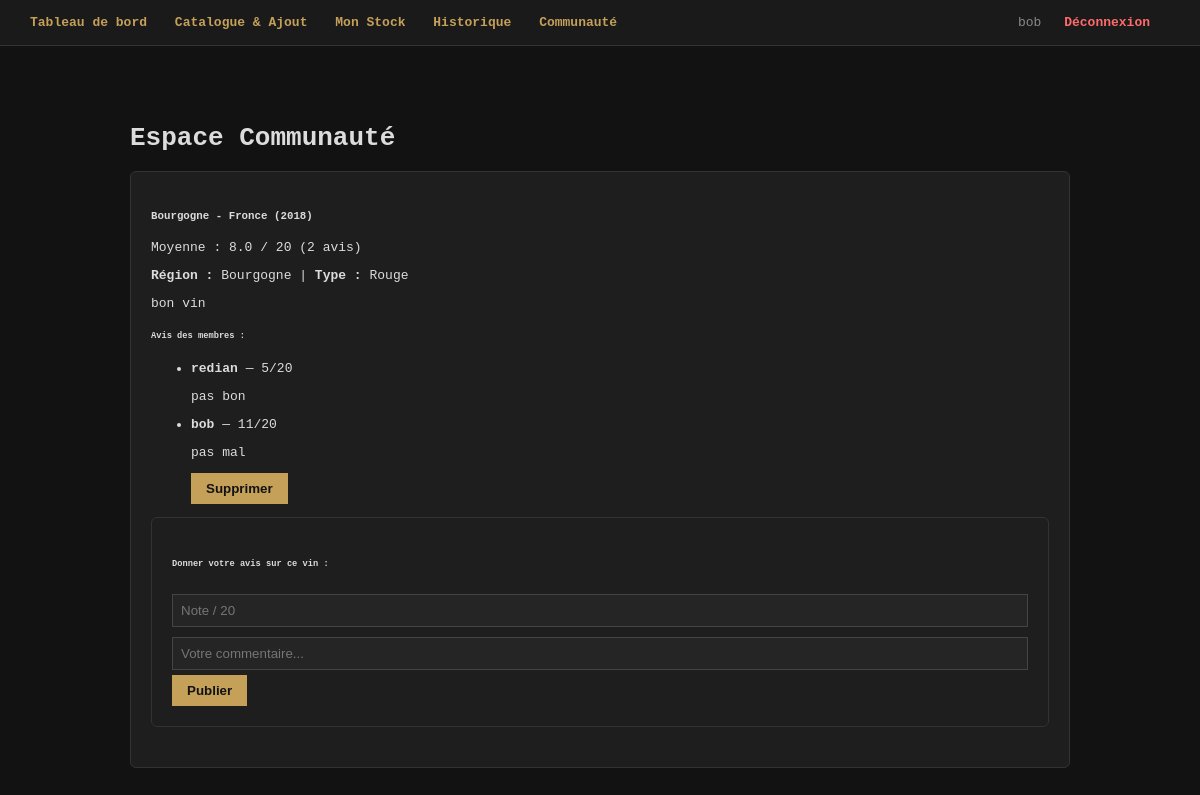
The page /communaute (signed in) on the database as committed earlier.
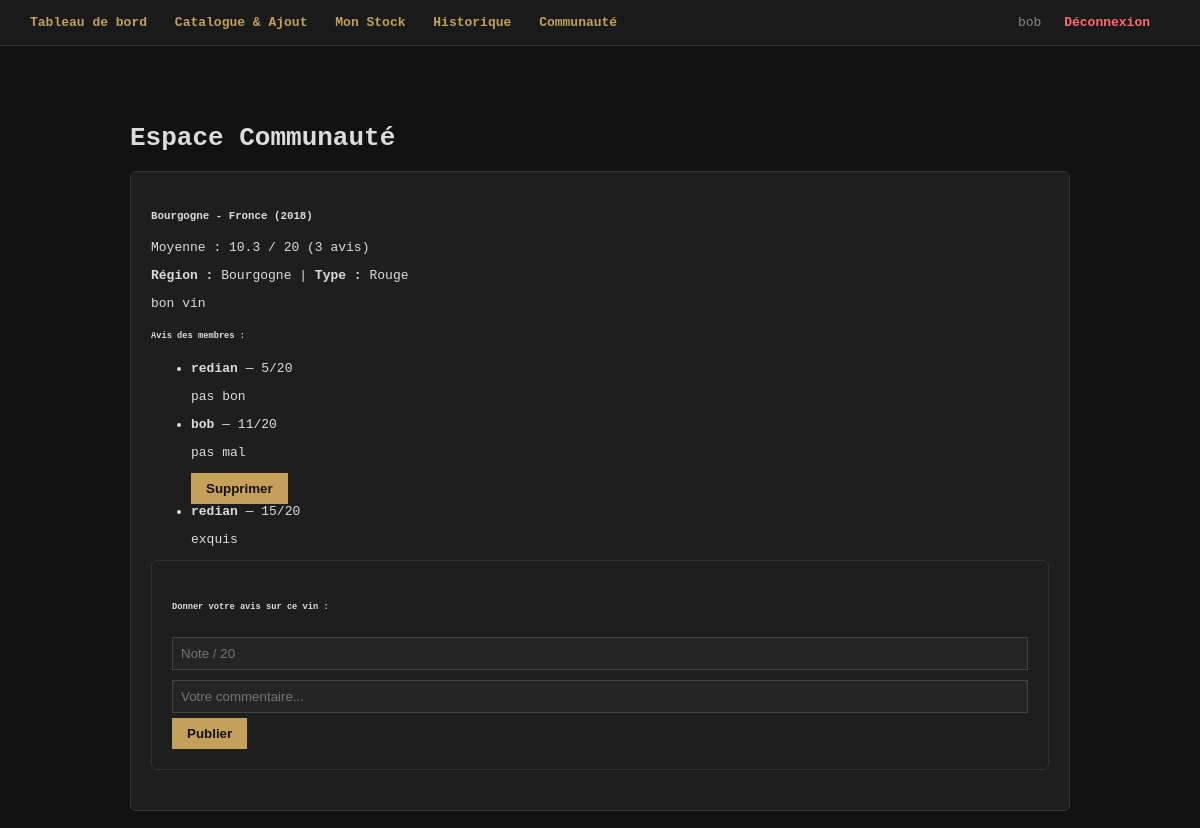
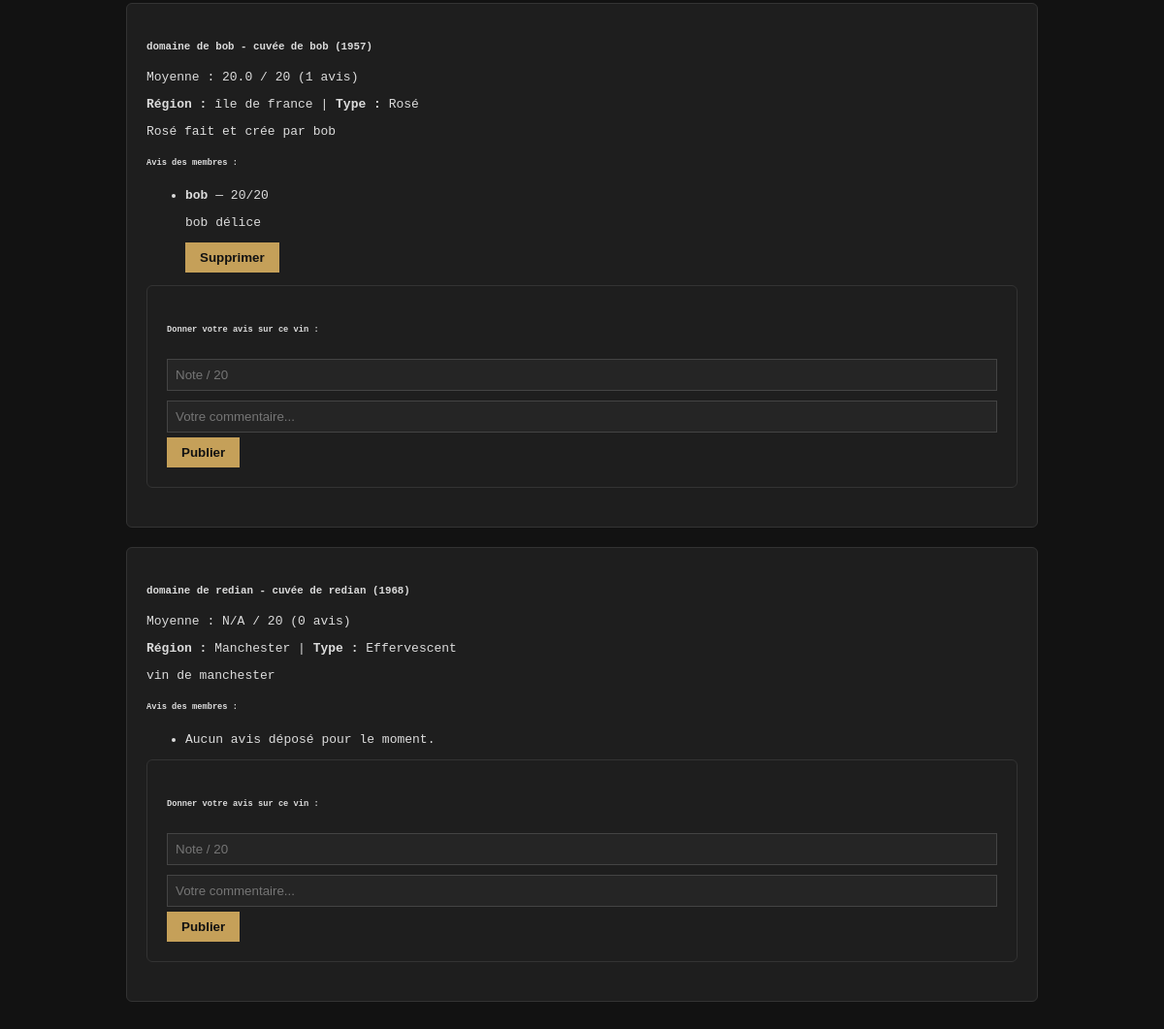
The same page on the database as committed later (2 pictures, top to bottom).
### tables this page shows
CREATE TABLE utilisateur (
                id INTEGER PRIMARY KEY AUTOINCREMENT,
                username TEXT UNIQUE NOT NULL,
                email TEXT UNIQUE NOT NULL,
                password_hash TEXT NOT NULL
            );

CREATE TABLE vin_ref (
                id INTEGER PRIMARY KEY AUTOINCREMENT,
                domaine TEXT NOT NULL,
                nom TEXT NOT NULL,
                type TEXT NOT NULL,
                millesime INTEGER NOT NULL,
                region TEXT NOT NULL,
                description TEXT
            );

CREATE TABLE evaluation (
                id INTEGER PRIMARY KEY AUTOINCREMENT,
                note INTEGER NOT NULL,
                commentaire TEXT,
                auteur_id INTEGER NOT NULL,
                vin_id INTEGER NOT NULL,
                bouteille_id INTEGER, -- Devient NULL pour les avis directs sans bouteille physique
                FOREIGN KEY(auteur_id) REFERENCES utilisateur(id),
                FOREIGN KEY(vin_id) REFERENCES vin_ref(id),
                FOREIGN KEY(bouteille_id) REFERENCES bouteille(id)
            );

### app.py (the view)
@app.route('/communaute')
def communaute():
    if 'user_id' not in session:
        return redirect(url_for('index'))
    conn = get_db()
    cursor = conn.cursor()
    cursor.execute("""
        SELECT v.*,
        (SELECT AVG(ev.note) FROM evaluation ev WHERE ev.vin_id = v.id) as moyenne,
        (SELECT COUNT(ev.id) FROM evaluation ev WHERE ev.vin_id = v.id) as nb_evas
        FROM vin_ref v
    """)
    vins = cursor.fetchall()
    evaluations_dict = {}
    for vin in vins:
        cursor.execute("""
            SELECT ev.*, u.username FROM evaluation ev
            JOIN utilisateur u ON ev.auteur_id = u.id
            WHERE ev.vin_id = ?
        """, (vin['id'],))
        evaluations_dict[vin['id']] = cursor.fetchall()
    conn.close()
    return render_template('communaute.html', vins=vins, evaluations_dict=evaluations_dict)

### app.py (called while the page is built)
def get_db(): # Récupération de la base de donnée
    conn = sqlite3.connect(DB_NAME)
    conn.row_factory = sqlite3.Row
    return conn

### templates/communaute.html
{% extends "base.html" %}
{% block content %}
<div class="container mt-4">
    <h1 class="mb-4">Espace Communauté</h1>
    {% for vin in vins %}
    <div class="card mb-4 shadow-sm">
        <div class="card-header d-flex justify-content-between align-items-center">
            <h5 class="m-0">{{ vin.domaine }} - {{ vin.nom }} ({{ vin.millesime }})</h5>
            <span class="badge bg-primary fs-6">
                Moyenne : {{ "%.1f"|format(vin.moyenne) if vin.moyenne else "N/A" }} / 20
                ({{ vin.nb_evas }} avis)
            </span>
        </div>
        <div class="card-body">
            <p><strong>Région :</strong> {{ vin.region }} | <strong>Type :</strong> {{ vin.type }}</p>
            <p>{{ vin.description }}</p>
            <h6>Avis des membres :</h6>
            <ul class="list-group list-group-flush mb-3">
                {% for eva in evaluations_dict[vin.id] %}
                <li class="list-group-item d-flex justify-content-between align-items-start">
                    <div>
                        <strong>{{ eva.username }}</strong> — <span class="text-warning">{{ eva.note }}/20</span>
                        <p class="mb-0 text-muted">{{ eva.commentaire }}</p>
                    </div>
                    {% if eva.auteur_id == session['user_id'] %}
                    <form action="{{ url_for('supprimer_evaluation', eval_id=eva.id) }}" method="POST">
                        <button type="submit" class="btn btn-sm btn-outline-danger">Supprimer</button>
                    </form>
                    {% endif %}
                </li>
                {% else %}
                <li class="list-group-item text-muted">Aucun avis déposé pour le moment.</li>
                {% endfor %}
            </ul>
            <div class="card card-body bg-light">
                <h6>Donner votre avis sur ce vin :</h6>
                <form action="{{ url_for('evaluer_vin_communaute', vin_id=vin.id) }}" method="POST">
                    <div class="row g-2">
                        <div class="col-md-2">
                            <input type="number" name="note" class="form-control" min="0" max="20" placeholder="Note / 20" required>
                        </div>
                        <div class="col-md-8">
                            <input type="text" name="commentaire" class="form-control" placeholder="Votre commentaire..." required>
                        </div>
                        <div class="col-md-2">
                            <button type="submit" class="btn btn-success w-100">Publier</button>
                        </div>
                    </div>
                </form>
            </div>
        </div>
    </div>
    {% endfor %}
</div>
{% endblock %}

### templates/base.html (shortened to what this page needs)
<!DOCTYPE html>
<html lang="fr">
<head>
</head>
<body>
    <nav>
        <div>
            <a href="/dashboard">Tableau de bord</a>
            <a href="/catalog">Catalogue & Ajout</a>
            <a href="/stock">Mon Stock</a>
            <a href="/historique">Historique</a>
            <a href="/communaute">Communauté</a>
        </div>
        <div>
            <span style="color:#888; margin-right: 15px;">{{ session['username'] }}</span>
            <a href="/logout" style="color: #ff6b6b;">Déconnexion</a>
        </div>
    </nav>
    <div class="container">
        {% block content %}{% endblock %}
    </div>
</body>
</html>

### templates/base.html (style rules this page uses)
body { background-color: #121212; color: #dcdcdc; font-family: monospace; margin: 0; padding: 0; }
nav { background: #1a1a1a; padding: 15px 30px; border-bottom: 1px solid #333; display: flex; justify-content: space-between; align-items: center; }
nav a { color: #c5a059; text-decoration: none; margin-right: 20px; font-weight: bold; }
.container { padding: 30px; max-width: 1000px; margin: auto; }
.card { background: #1e1e1e; border: 1px solid #333; padding: 20px; border-radius: 6px; margin-bottom: 20px; }
input, select, textarea { background: #252525; border: 1px solid #444; color: #fff; padding: 8px; margin: 5px 0; width: 100%; box-sizing: border-box; }
button { background: #c5a059; color: #121212; border: none; padding: 8px 15px; font-weight: bold; cursor: pointer; }

Rows that differ between the two databases and show on the page:
computed for vin_ref "Bourgogne": moyenne "8.0" → "10.3"; nb_evas "2" → "3"
added evaluation: username "redian", note "15", commentaire "exquis", shown under vin_ref "Bourgogne"
added vin_ref: domaine "domaine de bob", nom "cuvée de bob", millesime "1957", moyenne "20.0", nb_evas "1", region "île de france", type "Rosé", description "Rosé fait et crée par bob"
added evaluation: username "bob", note "20", commentaire "bob délice", shown under "domaine de bob"
added vin_ref: domaine "domaine de redian", nom "cuvée de redian", millesime "1968", moyenne "N/A", nb_evas "0", region "Manchester", type "Effervescent", description "vin de manchester"
